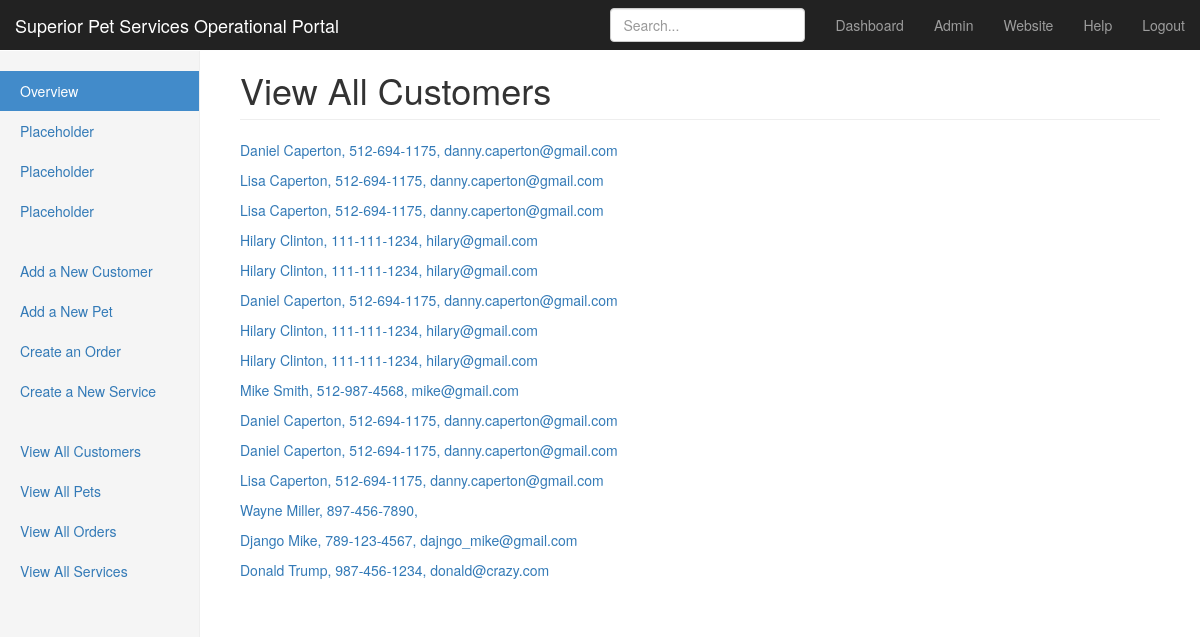
Page /pet_sitting/customer/all/ (signed in) on the committed database.
### pet_sitting/models.py (models this page shows, shortened)
class Customer(models.Model):
    signup_date = models.DateTimeField(auto_now_add=True)
    first_name = models.CharField(max_length=200)
    last_name = models.CharField(max_length=200)
    street_address = models.CharField(max_length=200)
    city = models.CharField(max_length=200)
    state = USStateField()
    zip_code = USZipCodeField()
    primary_phone = PhoneNumberField(blank=True, null=True)
    secondary_phone = PhoneNumberField(blank=True, null=True)
    email = models.EmailField(blank=True, null=True)
    vet_name = models.CharField(max_length=200, blank=True, null=True)
    vet_phone = PhoneNumberField(blank=True, null=True)
    emergency_contact_name = models.CharField(max_length=200, blank=True, null=True)
    emergency_contact_phone = PhoneNumberField(blank=True, null=True)
    contract_on_file = models.BooleanField()
    left_rating = models.BooleanField()
    allows_pics = models.BooleanField()
    mileage = models.IntegerField()
    notes = models.TextField(blank=True, null=True)
    def __str__(self):
        return '{} {}, {}, {}'.format(self.first_name, self.last_name, self.primary_phone, self.email)

### pet_sitting/views.py (the view)
@login_required(login_url='/login/')
def get_customers(request):
    return render(request, 'all_ids.html', {'ids': Customer.objects.all(), 'url': 'customer',
                                            'heading': 'View All Customers', })

### pet_sitting/templates/all_ids.html
{% extends "menu_sidebar.html" %}
{% block page_heading %}<h1 class="page-header">{{ heading }}</h1>{% endblock %}
{% block page %}
    <table>
        {% for id in ids %}
        <p>
        <a href="/pet_sitting/{{ url }}/edit/{{ id.id }}/">{{ id }}</a>
        </p>
        {% endfor %}
    </table>
{% endblock %}

### pet_sitting/static/css/dashboard.css (style rules this page uses)
body { padding-top: 50px; }
.main .page-header { margin-top: 0; }

### rows in the picture
Customer: first_name+last_name+primary_phone "Daniel Caperton, 512-694-1175, danny.caperton@gmail.com"
Customer: first_name+last_name+primary_phone "Lisa Caperton, 512-694-1175, danny.caperton@gmail.com"
Customer: first_name+last_name+primary_phone "Lisa Caperton, 512-694-1175, danny.caperton@gmail.com"
Customer: first_name+last_name+primary_phone "Hilary Clinton, 111-111-1234, hilary@gmail.com"
Customer: first_name+last_name+primary_phone "Hilary Clinton, 111-111-1234, hilary@gmail.com"
Customer: first_name+last_name+primary_phone "Daniel Caperton, 512-694-1175, danny.caperton@gmail.com"
Customer: first_name+last_name+primary_phone "Hilary Clinton, 111-111-1234, hilary@gmail.com"
Customer: first_name+last_name+primary_phone "Hilary Clinton, 111-111-1234, hilary@gmail.com"
Customer: first_name+last_name+primary_phone "Mike Smith, 512-987-4568, mike@gmail.com"
Customer: first_name+last_name+primary_phone "Daniel Caperton, 512-694-1175, danny.caperton@gmail.com"
Customer: first_name+last_name+primary_phone "Daniel Caperton, 512-694-1175, danny.caperton@gmail.com"
Customer: first_name+last_name+primary_phone "Lisa Caperton, 512-694-1175, danny.caperton@gmail.com"
Customer: first_name+last_name+primary_phone "Wayne Miller, 897-456-7890,"
Customer: first_name+last_name+primary_phone "Django Mike, 789-123-4567, dajngo_mike@gmail.com"
Customer: first_name+last_name+primary_phone "Donald Trump, 987-456-1234, donald@crazy.com"

### other values in the picture
{{ heading }} "View All Customers"
